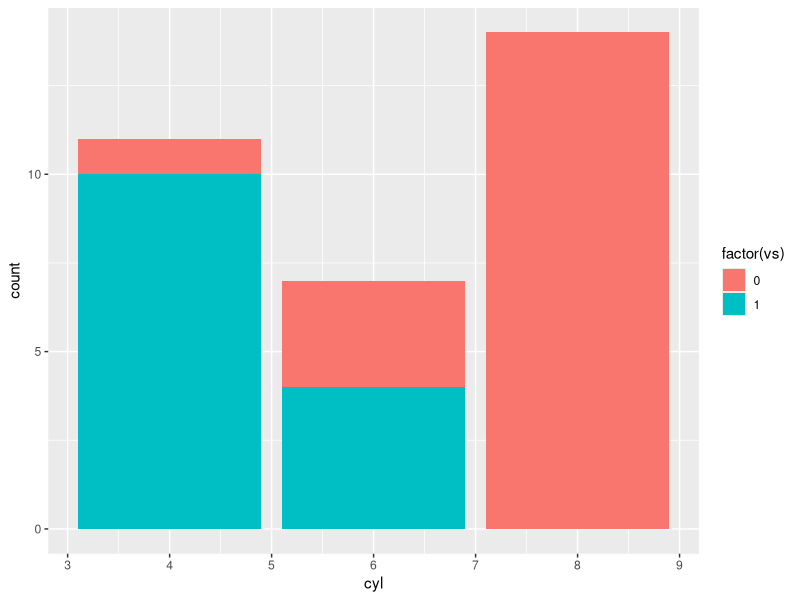
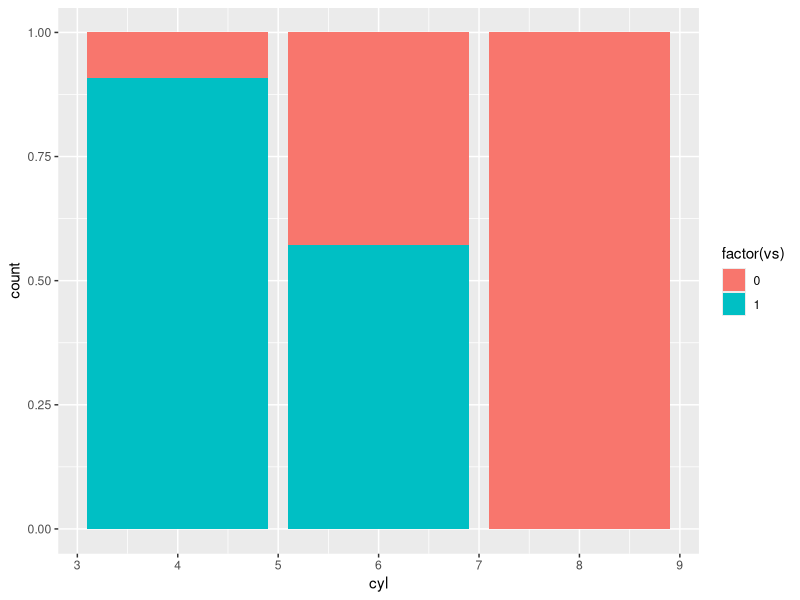

Source code (R) for these figures, in order:
## ---- chunk 1
library(tidyverse)


remove_layers <- function(plot, index = NULL){
  
  if(is.null(index)){
  plot$layers <- NULL
  }else{
  plot$layers[[index]] <- NULL
  }
  
 plot
  
}

last_plot_wiped <- function(index = NULL){
  
  plot <- ggplot2::last_plot()
  
  if(is.null(index)){
  plot$layers <- NULL
  }else{
  plot$layers[[index]] <- NULL
  }
  
 plot
  
}

ggplot(mtcars) +
  aes(x = cyl, fill = factor(vs)) + 
  geom_bar()

last_plot_wiped() +
  geom_bar(position = "fill")
